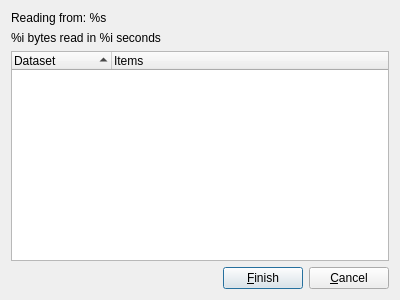
<ui version="4.0" >
 <class>CapturingDialog</class>
 <widget class="QDialog" name="CapturingDialog" >
  <property name="geometry" >
   <rect>
    <x>0</x>
    <y>0</y>
    <width>400</width>
    <height>300</height>
   </rect>
  </property>
  <property name="windowTitle" >
   <string>Capturing data - OpenReliability</string>
  </property>
  <layout class="QVBoxLayout" name="verticalLayout" >
   <item>
    <widget class="QLabel" name="sourceLabel" >
     <property name="text" >
      <string>Reading from: %s</string>
     </property>
    </widget>
   </item>
   <item>
    <widget class="QLabel" name="statusLabel" >
     <property name="text" >
      <string>%i bytes read in %i seconds</string>
     </property>
    </widget>
   </item>
   <item>
    <widget class="QTreeWidget" name="datasetTreeWidget" >
     <property name="rootIsDecorated" >
      <bool>false</bool>
     </property>
     <property name="sortingEnabled" >
      <bool>true</bool>
     </property>
     <column>
      <property name="text" >
       <string>Dataset</string>
      </property>
     </column>
     <column>
      <property name="text" >
       <string>Items</string>
      </property>
     </column>
    </widget>
   </item>
   <item>
    <layout class="QHBoxLayout" name="horizontalLayout" >
     <item>
      <spacer name="horizontalSpacer" >
       <property name="orientation" >
        <enum>Qt::Horizontal</enum>
       </property>
       <property name="sizeHint" stdset="0" >
        <size>
         <width>40</width>
         <height>20</height>
        </size>
       </property>
      </spacer>
     </item>
     <item>
      <widget class="QPushButton" name="finishButton" >
       <property name="text" >
        <string>&amp;Finish</string>
       </property>
      </widget>
     </item>
     <item>
      <widget class="QPushButton" name="cancelButton" >
       <property name="text" >
        <string>&amp;Cancel</string>
       </property>
      </widget>
     </item>
    </layout>
   </item>
  </layout>
 </widget>
 <resources/>
 <connections/>
</ui>
